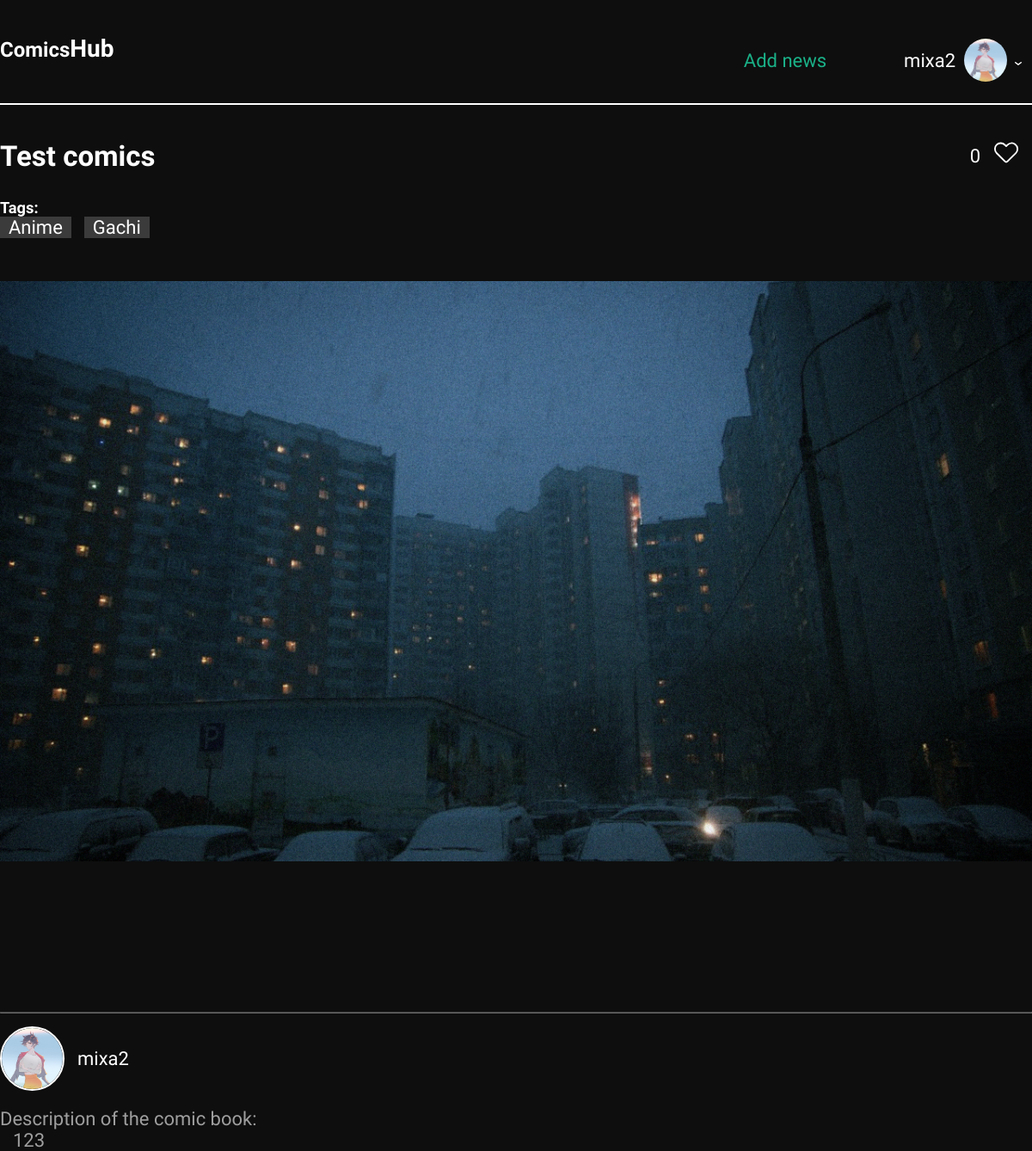
The app's page /comics/test-comics (signed in) with its own data.
### apps/users_profiles/models.py (models this page shows, shortened)
class User(AbstractUser):
    avatar = models.ImageField(upload_to=upload_user_avatars_func,
                               null=True,
                               blank=True,
                               validators=[FileExtensionValidator(allowed_extensions=['jpg', 'jpeg'])])
    class Meta:
        verbose_name = 'User'
        verbose_name_plural = 'Users'

### apps/comics/models.py (models this page shows, shortened)
class Comics(models.Model):
    title = models.CharField(max_length=150, verbose_name='Title')
    slug = AutoSlugField(populate_from='title', verbose_name='Comics url')
    description = models.TextField(max_length=512, null=True, blank=True, verbose_name='Description')
    is_complete = models.BooleanField(default=False, verbose_name='Is complete')
    unique_views = models.ManyToManyField(IP, related_name='post_views', blank=True)
    created_at = models.DateTimeField(auto_now_add=True, verbose_name='Created at')
    updated_at = models.DateTimeField(auto_now=True, verbose_name='Updated at')
    preview_image = models.ImageField(
        upload_to=upload_function, verbose_name='Edit preview image',
        validators=[FileExtensionValidator(allowed_extensions=['jpg', 'jpeg'])]
    )
    like_dislikes = GenericRelation(LikesDislikes)
    tags = TaggableManager()
    author = models.ForeignKey(get_user_model(), null=True, on_delete=models.SET_NULL, verbose_name='Author')
    def get_preview_image(self):
        return mark_safe(f'<img src="{self.preview_image.url}" width="auto" height="130">')
    get_preview_image.short_description = 'Preview image'
    class Meta:
        verbose_name = 'Comic book'
        verbose_name_plural = 'Comics'
        ordering = ['-created_at']

class Images(models.Model):
    image = models.ImageField(
        upload_to=upload_comics_images, validators=[FileExtensionValidator(allowed_extensions=['jpg', 'jpeg'])]
    )
    comics_id = models.ForeignKey(Comics, on_delete=models.CASCADE, verbose_name='Comics id')
    class Meta:
        verbose_name = 'Image'
        verbose_name_plural = 'Images'

### apps/comics/views.py (the view)
# urls.py: path('comics/<str:slug>', DetailComicsView.as_view(), name='detail_comics_view')
class DetailComicsView(views.View):
    def get(self, request, slug, *args, **kwargs):
        comics_values = ('title', 'description', 'preview_image', 'tags')
        author_values = ('username', 'avatar')
        comics = get_object_or_404(Comics, slug=slug)
        author = comics.author
        images = Images.objects.filter(comics_id=comics.pk)
        ip = get_client_ip(self.request)
        if not IP.objects.filter(ip=ip).exists():
            IP.objects.create(ip=ip)
        comics.unique_views.add(IP.objects.get(ip=ip))
        context = {
            "detail_comics": comics,
            "author": author,
            'images': images
        }
        return render(request, 'comics/detail_comics_view.html', context=context)

### apps/comics/views.py (called while the page is built)
def get_client_ip(request):
    x_forwarded_for = request.META.get('HTTP_X_FORWARDED_FOR')
    if x_forwarded_for:
        ip = x_forwarded_for.split(',')[0]
    else:
        ip = request.META.get('REMOTE_ADDR')
    return ip

### apps/comics/templates/comics/detail_comics_view.html (shortened to what this page needs)
{% extends 'base.html' %}
{% load static %}
{% block content %}
    <div class="comics-detail-head">
        <h2 class="comics-detail-title">
            {{ detail_comics.title }}
        </h2>
        <div class="likes">
            <span id="col-likes">0</span>
        </div>
    </div>
    <h5 class="tags-title">Tags:</h5>
    <ul class="tags">
    {% for tag in detail_comics.tags.all %}
        <li class="tags-elem">{{ tag }}</li>
    {% empty %}
        <h4>Poshel nahuy</h4>
    {% endfor %}
    </ul>
    <div class="view_pages">
        {% for img in images %}
            <img class="page_img" src="{{ img.image.url }}" alt="">
        {% endfor %}
    </div>
    <hr class="info-line top-line">
    <div class="author-info">
        <div class="user-avatar comics-author">
            <a href="{% url 'user_profile' author.username %}" class="profile-avatar-url">
                <img class="profile-avatar" src="{{ author.avatar.url }}" alt="">
            </a>
        </div>
        <div class="author-username">
            <a class="author-username-url" href="{% url 'user_profile' author.username %}">{{ author.username }}</a>
        </div>
    </div>
    {% if detail_comics.description %}
    <div class="comics-description">
        <span class="comics-description-title">Description of the comic book:</span>
        <div class="comics-description-text">
            {{ detail_comics.description }}
        </div>
    </div>
    {% endif %}
{% endblock content %}

### templates/inc/_header.html (shortened to what this page needs)
{% url 'home' as home_url %}
{% load static %}
<header id="header">
    <div class="container">
        <div class="header__inner">
            <a href="{{ home_url }}" class="logo">Comics<span class="logo-hub">Hub</span></a>
            {% if request.user.is_authenticated %}
            <ui class="header-links">
                <li class="header-link"><a href="#" class="profile-link add-comics">Add news</a></li>
                <li class="header-link">
                    <div id="top_profile_link" class="TopNavBtn TopNavBtn__profileLink">
                        {{ user.username }}
                        <div class="user-avatar">
                            <img class="profile-avatar" src="{{ user.avatar.url }}" width="50px" alt="">
                        </div>
                        <div class="top_profile_link-arrow"><svg fill="none" height="8" viewBox="0 0 12 8" width="12" xmlns="http://www.w3.org/2000/svg"><path clip-rule="evenodd" d="M2.16 2.3a.75.75 0 011.05-.14L6 4.3l2.8-2.15a.75.75 0 11.9 1.19l-3.24 2.5c-.27.2-.65.2-.92 0L2.3 3.35a.75.75 0 01-.13-1.05z" fill="currentColor" fill-rule="evenodd"></path></svg></div>
                    </div>
                </li>
            </ui>
            {% else %}
            <div class="reg__sign"><a href="{% url 'login' %}" class="reg__sign-btn">Sign in / Register </a></div>
            {% endif %}
        </div>
    </div>
</header>

### application/static/application/css/base.css (style rules this page uses)
body { background-color: #0e0e0e; color: white; font-family: 'Padauk', sans-serif; font-size: 22px; }
*, *::after, *::before { margin: 0; padding: 0; box-sizing: border-box; }
#header { -ms-user-select: none; -moz-user-select: none; -khtml-user-select: none; -webkit-user-select: none; }
.header__inner { display: flex; position: relative; justify-content: space-between; margin: 40px 0; padding-bottom: 20px;; border-bottom: 2px white solid; }
.container { margin: 0 auto; width: 100%; max-width: 1400px; }
.logo { font-weight: 800; font-size: 24px; cursor: pointer; color: white; text-decoration: none; }
.logo-hub { font-size: 28px; }
.header-links { list-style-type: none; display: flex; }
.header-link { margin-left: 30px; display: flex; align-items: center; position: relative; }
.profile-link { color: white; text-decoration: none; font-weight: 400; }
.TopNavBtn { display: flex; align-items: center; justify-content: center; }
.TopNavBtn__profileLink { padding: 5px 10px; cursor: pointer; color: white; text-decoration: none; }
.top_profile_link-arrow { margin-left: 7px; color: white; }
.user-avatar { width: 50px; height: 50px; margin: 0 auto; overflow: hidden; border-radius: 50%; margin-left: 10px; }
.profile-avatar { width: 100%; height: 100%; margin: 0 auto; }
.add-comics { padding: 15px 10px; margin-right: 40px; color: #1ab188; }
.comics-detail-head { display: flex; justify-content: space-between; align-items: center; margin-bottom: 30px; }
.likes { display: flex; align-items: center; -webkit-user-select: none; -moz-user-select: none; -ms-user-select: none; user-select: none; }
.like-icon { margin: 0 15px 0 15px; width: 30px; fill: white; cursor: pointer; transform: translateY(-15%); }
.view_pages { margin: 50px 0 50px; width: 100%; height: 100vh; overflow: auto; }
.page_img { width: 100%; }
.tags { display: flex; flex-wrap: wrap; }
.tags-elem { list-style-type: none; margin-left: 15px; padding: 0 10px; background-color: rgb(59, 59, 59); }
.tags-elem:nth-child(1) { margin-left: 0; }
.info-line { opacity: .4; }
.info-line.top-line { margin-bottom: 15px; }
.profile-avatar-url { display: inline-block; }
.author-username { margin-left: 15px; }
.author-username-url { color: #fff; text-decoration: none; cursor: pointer; }
.comics-description { margin-top: 20px; }
.comics-description-title { opacity: .6; }
.comics-description-text { margin-left: 15px; opacity: .6; }
.author-info { display: flex; justify-content: flex-start; align-items: center; }
.user-avatar.comics-author { margin: 0; width: 75px; height: 75px; border: 2px solid #fff; }
@media (max-width: 1400px) { .container { max-width: 1200px; } }

### records on screen
User: username "mixa2", avatar (picture)
Comics: title "Test comics", description "123"
Tag: name "Anime"
Tag: name "Gachi"
Images: image (picture)
